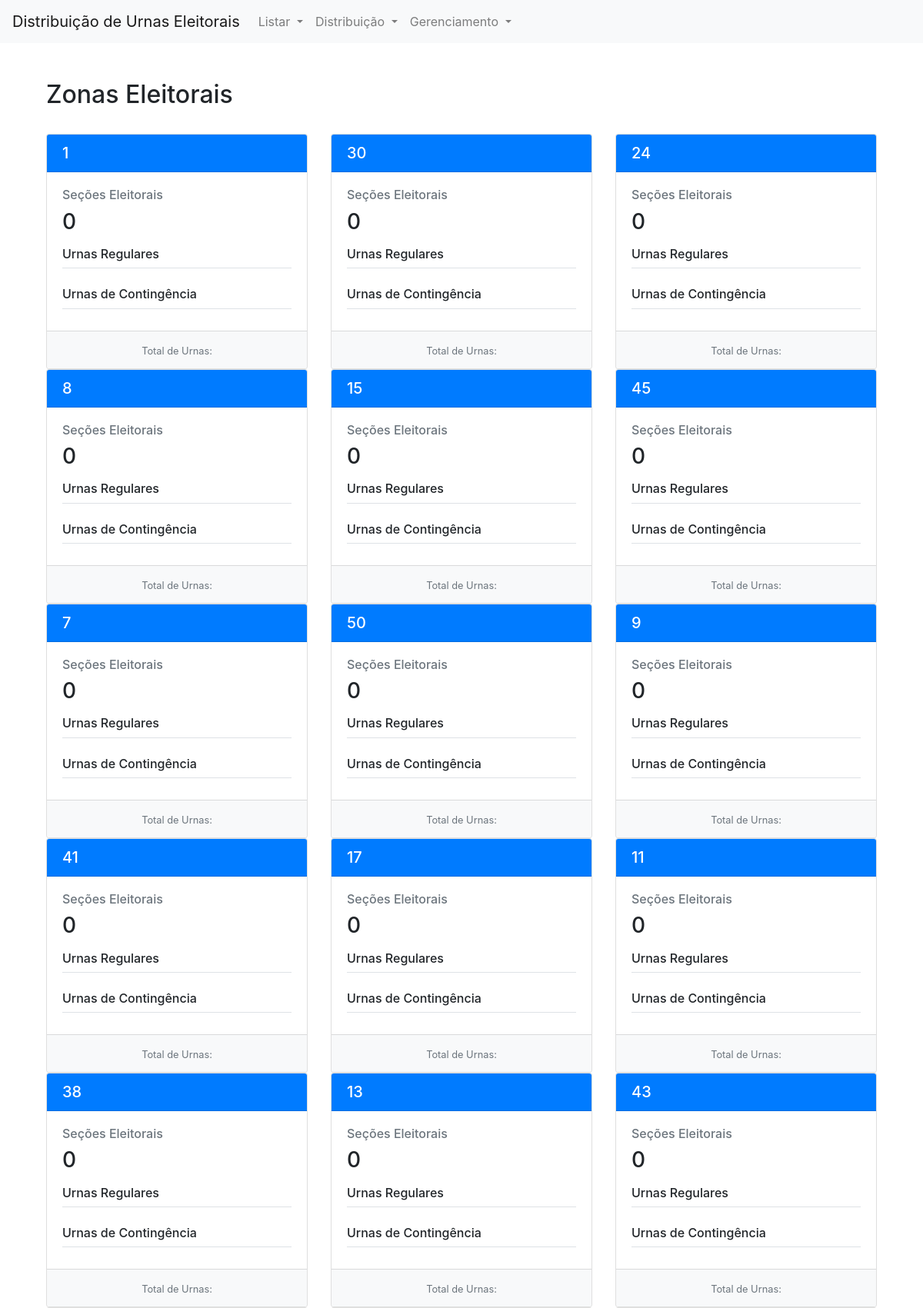
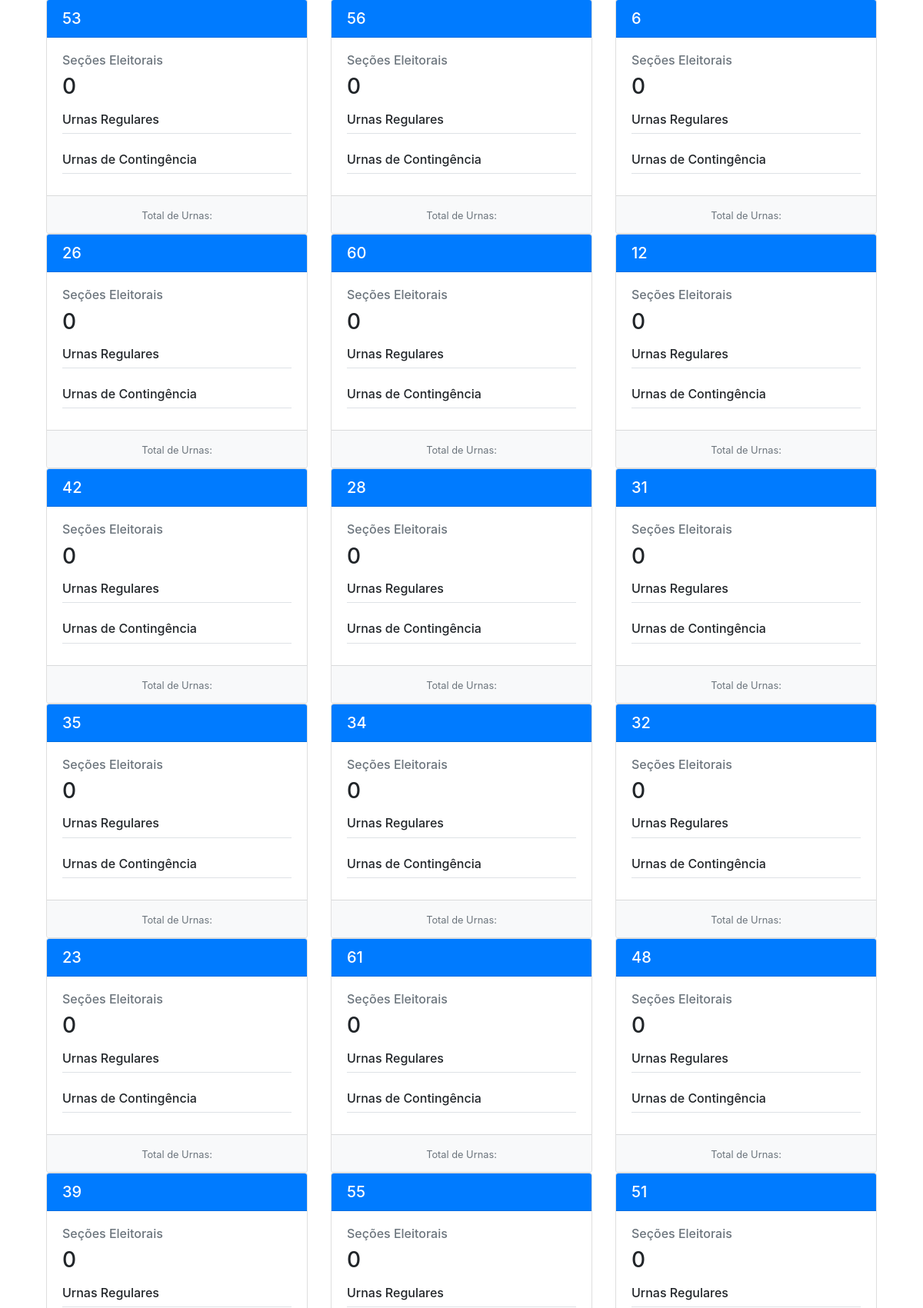
Page /zonas/list/?type=card (upper part) on the committed database (2 pictures, top to bottom).
### Logis/models.py (models this page shows, shortened)
class ZonaEleitoral(models.Model):
    nome = models.CharField(max_length=100, null=True)
    qtdSecoes = models.IntegerField(default=0, null=True)

### Logis/views/views_vizualizar.py (the view)
# urls.py: path('zonas/list/', views_vizualizar.zona_list, name='zona_list'),
def zona_list(request):
    listing_type = request.GET.get('type', 'table')
    zonas = ZonaEleitoral.objects.exclude(nome='ZEestoque')
    total_secoes = sum(zona.qtdSecoes for zona in zonas)
    total_urnas_2022 = Urna.objects.filter(modelo='2022', contingencia=False).aggregate(total=models.Sum('qtd'))['total'] or 0
    total_urnas_2020 = Urna.objects.filter(modelo='2020', contingencia=False).aggregate(total=models.Sum('qtd'))['total'] or 0
    total_urnas_2015 = Urna.objects.filter(modelo='2015', contingencia=False).aggregate(total=models.Sum('qtd'))['total'] or 0
    total_urnas_2013 = Urna.objects.filter(modelo='2013', contingencia=False).aggregate(total=models.Sum('qtd'))['total'] or 0
    total_contingencia_2022 = Urna.objects.filter(modelo='2022', contingencia=True).aggregate(total=models.Sum('qtd'))['total'] or 0
    total_contingencia_2020 = Urna.objects.filter(modelo='2020', contingencia=True).aggregate(total=models.Sum('qtd'))['total'] or 0
    total_contingencia_2015 = Urna.objects.filter(modelo='2015', contingencia=True).aggregate(total=models.Sum('qtd'))['total'] or 0
    total_contingencia_2013 = Urna.objects.filter(modelo='2013', contingencia=True).aggregate(total=models.Sum('qtd'))['total'] or 0
    context = {
        'zonas': zonas,
        'total_secoes': total_secoes,
        'total_urnas_2022': total_urnas_2022,
        'total_urnas_2020': total_urnas_2020,
        'total_urnas_2015': total_urnas_2015,
        'total_urnas_2013': total_urnas_2013,
        'total_contingencia_2022': total_contingencia_2022,
        'total_contingencia_2020': total_contingencia_2020,
        'total_contingencia_2015': total_contingencia_2015,
        'total_contingencia_2013': total_contingencia_2013,
    }
    if listing_type == 'card':
        return render(request, 'Logis/list_zona_card.html', context)
    else:
        return render(request, 'Logis/list_zona_tabela.html', context)

### Logis/templates/Logis/list_zona_card.html (shortened to what this page needs)
{% extends 'Logis/base.html' %}
{% block content %}
<div class="container-fluid">
    <div class="row mb-4">
        <div class="col">
            <h2>Zonas Eleitorais</h2>
        </div>
    </div>
    <div class="row row-cols-1 row-cols-md-2 row-cols-xl-3 g-4">
        {% for zona in zonas %}
        <div class="col">
            <div class="card h-100">
                <div class="card-header bg-primary text-white">
                    <h5 class="card-title mb-0">{{ zona.nome }}</h5>
                </div>
                <div class="card-body">
                    <div class="mb-3">
                        <h6 class="text-muted">Seções Eleitorais</h6>
                        <p class="h3">{{ zona.qtdSecoes }}</p>
                    </div>
                    <div class="row">
                        <div class="col-12 mb-3">
                            <h6 class="border-bottom pb-2">Urnas Regulares</h6>
                        </div>
                        <div class="col-12">
                            <h6 class="border-bottom pb-2">Urnas de Contingência</h6>
                        </div>
                    </div>
                </div>
                <div class="card-footer bg-light">
                    <div class="row text-center">
                        <div class="col">
                            <small class="text-muted">
                                Total de Urnas:
                            </small>
                        </div>
                    </div>
                </div>
            </div>
        </div>
        {% empty %}
        <div class="col-12">
            <div class="alert alert-info" role="alert">
                Nenhuma zona eleitoral cadastrada.
            </div>
        </div>
        {% endfor %}
    </div>
</div>
{% endblock %}

### rows in the picture
ZonaEleitoral: nome "1", qtdSecoes "0"
ZonaEleitoral: nome "30", qtdSecoes "0"
ZonaEleitoral: nome "24", qtdSecoes "0"
ZonaEleitoral: nome "8", qtdSecoes "0"
ZonaEleitoral: nome "15", qtdSecoes "0"
ZonaEleitoral: nome "45", qtdSecoes "0"
ZonaEleitoral: nome "7", qtdSecoes "0"
ZonaEleitoral: nome "50", qtdSecoes "0"
ZonaEleitoral: nome "9", qtdSecoes "0"
ZonaEleitoral: nome "41", qtdSecoes "0"
ZonaEleitoral: nome "17", qtdSecoes "0"
ZonaEleitoral: nome "11", qtdSecoes "0"
ZonaEleitoral: nome "38", qtdSecoes "0"
ZonaEleitoral: nome "13", qtdSecoes "0"
ZonaEleitoral: nome "43", qtdSecoes "0"
ZonaEleitoral: nome "53", qtdSecoes "0"
ZonaEleitoral: nome "56", qtdSecoes "0"
ZonaEleitoral: nome "6", qtdSecoes "0"
ZonaEleitoral: nome "26", qtdSecoes "0"
ZonaEleitoral: nome "60", qtdSecoes "0"
ZonaEleitoral: nome "12", qtdSecoes "0"
ZonaEleitoral: nome "42", qtdSecoes "0"
ZonaEleitoral: nome "28", qtdSecoes "0"
ZonaEleitoral: nome "31", qtdSecoes "0"
ZonaEleitoral: nome "35", qtdSecoes "0"
ZonaEleitoral: nome "34", qtdSecoes "0"
ZonaEleitoral: nome "32", qtdSecoes "0"
ZonaEleitoral: nome "23", qtdSecoes "0"
ZonaEleitoral: nome "61", qtdSecoes "0"
ZonaEleitoral: nome "48", qtdSecoes "0"
ZonaEleitoral: nome "39", qtdSecoes "0"
ZonaEleitoral: nome "55", qtdSecoes "0"
ZonaEleitoral: nome "51", qtdSecoes "0"
